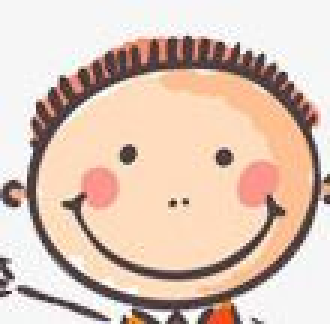
#> input picture gp.jpg, 110 x 108 px (shown 3 times larger)
$ python 'connected component labelling.py'
#> lines starting #> are read from the running program, lines starting #| are printed output that depends on the picture; after the words box and inside, x2 and y2 are one past the last pixel; in counts of white or black regions, pixels touching at a corner belong together
import cv2
import numpy as np

img = cv2.imread('gp.jpg', 0)
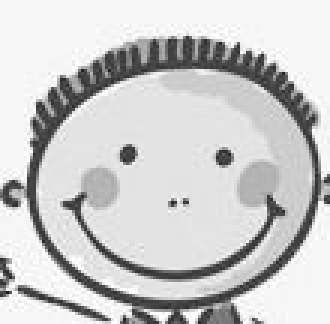
#> img: shape (108, 110) (shown 3 times larger); min 26, max 255, mean 202.3
img = cv2.threshold(img, 127, 255, cv2.THRESH_BINARY)[1]  # ensure binary
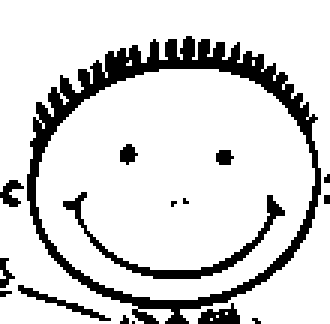
#> img: shape (108, 110) (shown 3 times larger); 83.9% white; 16 black regions (8 under 20 px), largest, box (x1, y1, x2, y2) and area: (9, 12, 107, 108) 1374, (21, 64, 95, 93) 258, (6, 95, 37, 107) 69
ret, labels = cv2.connectedComponents(img)
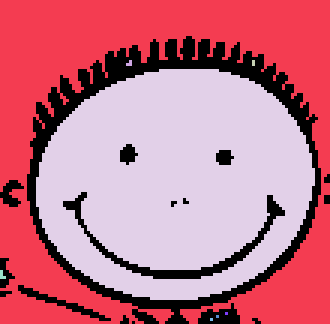
#> labels: shape (108, 110) int32 (shown 3 times larger); 9 distinct labels, from 0 to 8; one colour per label, 0 black
#> ret = 9

def imshow_components(labels):
    # Map component labels to hue val
    label_hue = np.uint8(179*labels/np.max(labels))
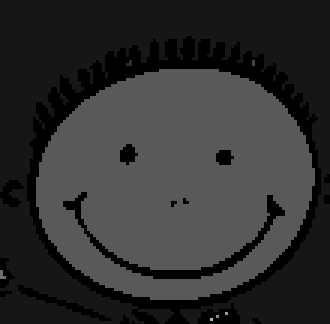
#> label_hue: shape (108, 110) (shown 3 times larger); min 0, max 179, mean 48.5
    blank_ch = 255*np.ones_like(label_hue)
    labeled_img = cv2.merge([label_hue, blank_ch, blank_ch])
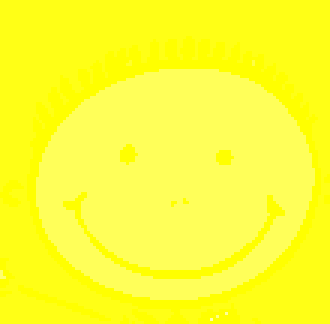
#> labeled_img: shape (108, 110, 3) (shown 3 times larger); mean of channels 0, 1, 2 48.5, 255, 255; drawn as B, G, R

    # cvt to BGR for display
    labeled_img = cv2.cvtColor(labeled_img, cv2.COLOR_HSV2BGR)
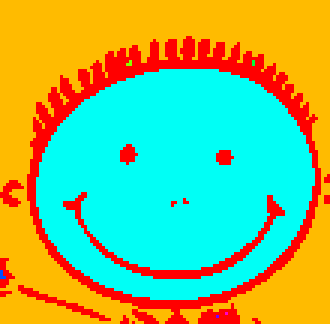
#> labeled_img: shape (108, 110, 3) (shown 3 times larger); mean B, G, R 110.1, 187.2, 140.9

    # set bg label to black
    labeled_img[label_hue==0] = 0
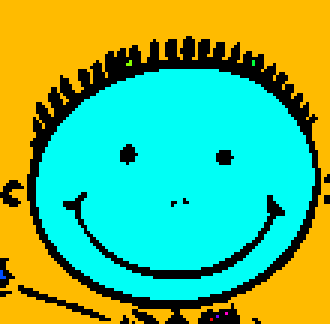
#> labeled_img: shape (108, 110, 3) (shown 3 times larger); 16.09% of pixels changed, all inside (x1, y1, x2, y2) = (0, 12, 110, 108)

    cv2.imshow('labeled.png', labeled_img)
    cv2.waitKey(0)

imshow_components(labels)

$ run again, with chair.JPG copied over gp.jpg
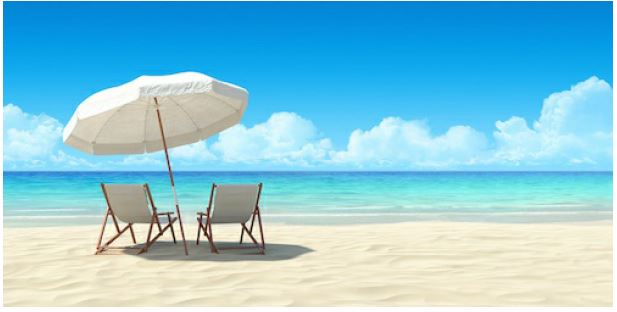
#> input picture chair.JPG, 617 x 312 px
#> `ret, labels = cv2.connectedComponents(img)`:
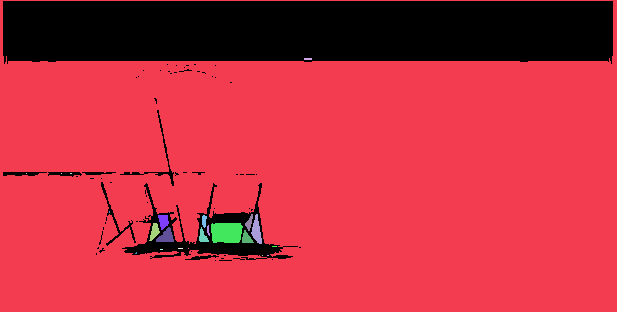
#> labels: shape (312, 617) int32; 24 distinct labels, from 0 to 23; one colour per label, 0 black
#> ret = 24
#> in imshow_components, `labeled_img[label_hue==0] = 0`:
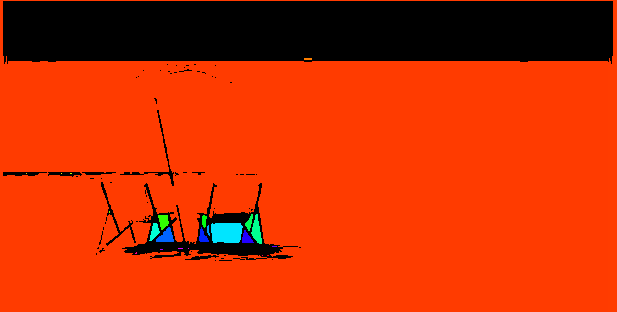
#> labeled_img: shape (312, 617, 3); mean B, G, R 1.6, 47.5, 198.8
